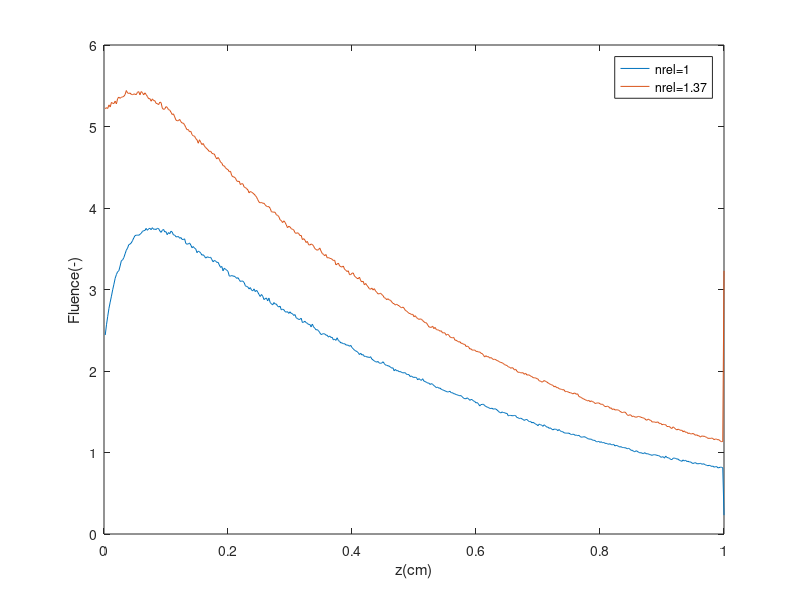

Source code (MATLAB):
A1=[2.4419E-001
 2.5672E-001
 2.6709E-001
 2.7695E-001
 2.8456E-001
 2.9184E-001
 2.9969E-001
 3.0650E-001
 3.1375E-001
 3.1831E-001
 3.2190E-001
 3.2308E-001
 3.2892E-001
 3.3538E-001
 3.3633E-001
 3.3912E-001
 3.4379E-001
 3.4823E-001
 3.5080E-001
 3.5508E-001
 3.5570E-001
 3.5719E-001
 3.6002E-001
 3.6332E-001
 3.6612E-001
 3.6663E-001
 3.6673E-001
 3.6656E-001
 3.6768E-001
 3.6898E-001
 3.7126E-001
 3.7223E-001
 3.7240E-001
 3.7499E-001
 3.7266E-001
 3.7452E-001
 3.7509E-001
 3.7339E-001
 3.7583E-001
 3.7377E-001
 3.7430E-001
 3.7353E-001
 3.7509E-001
 3.7481E-001
 3.7193E-001
 3.7007E-001
 3.7256E-001
 3.7377E-001
 3.7065E-001
 3.7099E-001
 3.6724E-001
 3.6987E-001
 3.6842E-001
 3.7153E-001
 3.7046E-001
 3.6690E-001
 3.6683E-001
 3.6469E-001
 3.6465E-001
 3.6508E-001
 3.6286E-001
 3.6381E-001
 3.6141E-001
 3.6126E-001
 3.6221E-001
 3.5637E-001
 3.5555E-001
 3.5598E-001
 3.5713E-001
 3.5451E-001
 3.5122E-001
 3.5275E-001
 3.5063E-001
 3.4973E-001
 3.4517E-001
 3.4712E-001
 3.4635E-001
 3.4465E-001
 3.4207E-001
 3.4269E-001
 3.4087E-001
 3.3853E-001
 3.3993E-001
 3.3979E-001
 3.3922E-001
 3.3957E-001
 3.3663E-001
 3.3398E-001
 3.3567E-001
 3.3495E-001
 3.3317E-001
 3.3345E-001
 3.3004E-001
 3.2712E-001
 3.2831E-001
 3.2288E-001
 3.2623E-001
 3.2468E-001
 3.2370E-001
 3.2223E-001
 3.1665E-001
 3.1634E-001
 3.1720E-001
 3.1637E-001
 3.1644E-001
 3.1531E-001
 3.1364E-001
 3.1456E-001
 3.1209E-001
 3.0983E-001
 3.1043E-001
 3.1019E-001
 3.0858E-001
 3.0461E-001
 3.0365E-001
 3.0312E-001
 3.0065E-001
 3.0237E-001
 2.9917E-001
 2.9836E-001
 3.0076E-001
 2.9738E-001
 2.9915E-001
 2.9676E-001
 2.9388E-001
 2.9143E-001
 2.9389E-001
 2.9177E-001
 2.8765E-001
 2.8875E-001
 2.8961E-001
 2.8595E-001
 2.8952E-001
 2.8398E-001
 2.8260E-001
 2.8101E-001
 2.8400E-001
 2.8219E-001
 2.8224E-001
 2.7953E-001
 2.7850E-001
 2.7960E-001
 2.7494E-001
 2.7584E-001
 2.7527E-001
 2.7290E-001
 2.7222E-001
 2.7282E-001
 2.7068E-001
 2.7268E-001
 2.7062E-001
 2.7032E-001
 2.6812E-001
 2.6927E-001
 2.6524E-001
 2.6450E-001
 2.6321E-001
 2.6342E-001
 2.6482E-001
 2.5951E-001
 2.5994E-001
 2.6106E-001
 2.5937E-001
 2.5856E-001
 2.5701E-001
 2.5716E-001
 2.5409E-001
 2.5760E-001
 2.5420E-001
 2.5247E-001
 2.5045E-001
 2.5074E-001
 2.4942E-001
 2.4701E-001
 2.4479E-001
 2.4521E-001
 2.4586E-001
 2.4548E-001
 2.4394E-001
 2.4392E-001
 2.4154E-001
 2.4301E-001
 2.4111E-001
 2.4145E-001
 2.3803E-001
 2.3916E-001
 2.3752E-001
 2.4077E-001
 2.3746E-001
 2.3626E-001
 2.3449E-001
 2.3455E-001
 2.3341E-001
 2.3359E-001
 2.3207E-001
 2.3181E-001
 2.3159E-001
 2.3036E-001
 2.3146E-001
 2.2872E-001
 2.2732E-001
 2.2549E-001
 2.2462E-001
 2.2382E-001
 2.2262E-001
 2.2014E-001
 2.2183E-001
 2.1956E-001
 2.2017E-001
 2.1782E-001
 2.1811E-001
 2.1705E-001
 2.1729E-001
 2.1641E-001
 2.1756E-001
 2.1464E-001
 2.1356E-001
 2.1238E-001
 2.1148E-001
 2.1084E-001
 2.1171E-001
 2.0976E-001
 2.0940E-001
 2.0978E-001
 2.1139E-001
 2.0928E-001
 2.0722E-001
 2.0715E-001
 2.0621E-001
 2.0613E-001
 2.0471E-001
 2.0353E-001
 2.0396E-001
 2.0027E-001
 2.0201E-001
 2.0016E-001
 2.0055E-001
 1.9907E-001
 1.9947E-001
 1.9819E-001
 1.9778E-001
 1.9778E-001
 1.9790E-001
 1.9583E-001
 1.9579E-001
 1.9541E-001
 1.9309E-001
 1.9392E-001
 1.9240E-001
 1.9226E-001
 1.9224E-001
 1.9196E-001
 1.8909E-001
 1.9068E-001
 1.8934E-001
 1.8850E-001
 1.9051E-001
 1.8755E-001
 1.8716E-001
 1.8611E-001
 1.8521E-001
 1.8519E-001
 1.8344E-001
 1.8455E-001
 1.8371E-001
 1.8207E-001
 1.8111E-001
 1.7955E-001
 1.8032E-001
 1.7882E-001
 1.7919E-001
 1.7748E-001
 1.7704E-001
 1.7613E-001
 1.7566E-001
 1.7498E-001
 1.7427E-001
 1.7454E-001
 1.7513E-001
 1.7329E-001
 1.7344E-001
 1.7212E-001
 1.7196E-001
 1.7106E-001
 1.7076E-001
 1.6992E-001
 1.6967E-001
 1.6975E-001
 1.6827E-001
 1.6654E-001
 1.6606E-001
 1.6603E-001
 1.6709E-001
 1.6588E-001
 1.6400E-001
 1.6507E-001
 1.6480E-001
 1.6314E-001
 1.6260E-001
 1.6085E-001
 1.6127E-001
 1.5967E-001
 1.5701E-001
 1.5881E-001
 1.5896E-001
 1.5926E-001
 1.5750E-001
 1.5643E-001
 1.5570E-001
 1.5533E-001
 1.5407E-001
 1.5404E-001
 1.5432E-001
 1.5310E-001
 1.5371E-001
 1.5325E-001
 1.5217E-001
 1.5074E-001
 1.4922E-001
 1.4853E-001
 1.4981E-001
 1.4906E-001
 1.4898E-001
 1.4792E-001
 1.4809E-001
 1.4498E-001
 1.4548E-001
 1.4550E-001
 1.4514E-001
 1.4516E-001
 1.4545E-001
 1.4517E-001
 1.4286E-001
 1.4268E-001
 1.4162E-001
 1.4223E-001
 1.4131E-001
 1.4052E-001
 1.3932E-001
 1.4044E-001
 1.4049E-001
 1.3912E-001
 1.3789E-001
 1.3817E-001
 1.3638E-001
 1.3703E-001
 1.3608E-001
 1.3489E-001
 1.3427E-001
 1.3287E-001
 1.3495E-001
 1.3402E-001
 1.3355E-001
 1.3206E-001
 1.3403E-001
 1.3280E-001
 1.3112E-001
 1.3124E-001
 1.2959E-001
 1.3026E-001
 1.2877E-001
 1.2771E-001
 1.2875E-001
 1.2853E-001
 1.2838E-001
 1.2668E-001
 1.2826E-001
 1.2659E-001
 1.2567E-001
 1.2547E-001
 1.2427E-001
 1.2384E-001
 1.2373E-001
 1.2371E-001
 1.2374E-001
 1.2274E-001
 1.2200E-001
 1.2239E-001
 1.2224E-001
 1.2106E-001
 1.2133E-001
 1.2070E-001
 1.2108E-001
 1.1964E-001
 1.1870E-001
 1.1903E-001
 1.1935E-001
 1.1904E-001
 1.1834E-001
 1.1702E-001
 1.1656E-001
 1.1646E-001
 1.1631E-001
 1.1511E-001
 1.1498E-001
 1.1475E-001
 1.1332E-001
 1.1320E-001
 1.1363E-001
 1.1237E-001
 1.1324E-001
 1.1191E-001
 1.1231E-001
 1.1127E-001
 1.1123E-001
 1.1071E-001
 1.1004E-001
 1.1086E-001
 1.0969E-001
 1.0946E-001
 1.1003E-001
 1.0802E-001
 1.0872E-001
 1.0850E-001
 1.0733E-001
 1.0670E-001
 1.0721E-001
 1.0611E-001
 1.0609E-001
 1.0579E-001
 1.0559E-001
 1.0453E-001
 1.0521E-001
 1.0420E-001
 1.0273E-001
 1.0276E-001
 1.0156E-001
 1.0083E-001
 1.0215E-001
 1.0156E-001
 1.0041E-001
 9.9659E-002
 9.9735E-002
 9.9165E-002
 9.8500E-002
 9.9859E-002
 9.8625E-002
 9.8382E-002
 9.8372E-002
 9.7444E-002
 9.7135E-002
 9.6479E-002
 9.7248E-002
 9.7315E-002
 9.6948E-002
 9.6557E-002
 9.6210E-002
 9.5872E-002
 9.4181E-002
 9.4515E-002
 9.4781E-002
 9.3051E-002
 9.5725E-002
 9.3793E-002
 9.3579E-002
 9.2921E-002
 9.1493E-002
 9.1360E-002
 9.3006E-002
 9.3187E-002
 9.2646E-002
 9.1907E-002
 9.2044E-002
 9.0400E-002
 8.9951E-002
 8.9122E-002
 9.0926E-002
 8.9548E-002
 9.0599E-002
 8.8856E-002
 8.9332E-002
 8.8362E-002
 8.8542E-002
 8.7232E-002
 8.6532E-002
 8.7093E-002
 8.7575E-002
 8.6297E-002
 8.6169E-002
 8.6340E-002
 8.6764E-002
 8.5680E-002
 8.5985E-002
 8.5930E-002
 8.4791E-002
 8.4330E-002
 8.3748E-002
 8.4290E-002
 8.3987E-002
 8.2828E-002
 8.3409E-002
 8.1965E-002
 8.2520E-002
 8.2837E-002
 8.1222E-002
 8.1361E-002
 8.2045E-002
 8.1870E-002
 8.1288E-002
 2.3135E-002];
A2=[ 5.2189E-001
 5.2314E-001
 5.2211E-001
 5.2653E-001
 5.2389E-001
 5.2957E-001
 5.2841E-001
 5.2821E-001
 5.3123E-001
 5.2772E-001
 5.3437E-001
 5.3598E-001
 5.3458E-001
 5.3585E-001
 5.3636E-001
 5.3696E-001
 5.3922E-001
 5.4414E-001
 5.4109E-001
 5.4057E-001
 5.4117E-001
 5.3940E-001
 5.3905E-001
 5.3984E-001
 5.3974E-001
 5.3900E-001
 5.4201E-001
 5.4280E-001
 5.3883E-001
 5.4289E-001
 5.4156E-001
 5.3873E-001
 5.4135E-001
 5.3915E-001
 5.3683E-001
 5.3405E-001
 5.3431E-001
 5.3102E-001
 5.3391E-001
 5.3177E-001
 5.3166E-001
 5.2838E-001
 5.2817E-001
 5.2676E-001
 5.2990E-001
 5.2940E-001
 5.2270E-001
 5.2098E-001
 5.2155E-001
 5.2440E-001
 5.2349E-001
 5.2066E-001
 5.2020E-001
 5.1753E-001
 5.1466E-001
 5.1553E-001
 5.1186E-001
 5.0798E-001
 5.0703E-001
 5.0714E-001
 5.0872E-001
 5.0590E-001
 5.0426E-001
 5.0413E-001
 5.0199E-001
 4.9865E-001
 4.9602E-001
 4.9629E-001
 4.9343E-001
 4.9410E-001
 4.9000E-001
 4.8848E-001
 4.8828E-001
 4.8509E-001
 4.8373E-001
 4.7947E-001
 4.8372E-001
 4.8057E-001
 4.7779E-001
 4.7921E-001
 4.7589E-001
 4.7413E-001
 4.7272E-001
 4.7111E-001
 4.6920E-001
 4.6972E-001
 4.6714E-001
 4.6647E-001
 4.6626E-001
 4.6248E-001
 4.6018E-001
 4.6203E-001
 4.5972E-001
 4.5617E-001
 4.5518E-001
 4.5185E-001
 4.5171E-001
 4.4935E-001
 4.4775E-001
 4.4713E-001
 4.4442E-001
 4.4509E-001
 4.3971E-001
 4.3835E-001
 4.3801E-001
 4.3669E-001
 4.3334E-001
 4.3240E-001
 4.3299E-001
 4.2871E-001
 4.2991E-001
 4.2963E-001
 4.2582E-001
 4.2516E-001
 4.2373E-001
 4.2225E-001
 4.1860E-001
 4.2025E-001
 4.1954E-001
 4.1836E-001
 4.1704E-001
 4.1546E-001
 4.1342E-001
 4.1022E-001
 4.0732E-001
 4.0628E-001
 4.0686E-001
 4.0573E-001
 4.0592E-001
 4.0387E-001
 4.0216E-001
 4.0168E-001
 4.0167E-001
 3.9958E-001
 3.9550E-001
 3.9500E-001
 3.9496E-001
 3.9475E-001
 3.9162E-001
 3.9097E-001
 3.8938E-001
 3.8552E-001
 3.8466E-001
 3.8209E-001
 3.8427E-001
 3.8246E-001
 3.7933E-001
 3.7576E-001
 3.7769E-001
 3.7667E-001
 3.7474E-001
 3.7379E-001
 3.7322E-001
 3.6968E-001
 3.6885E-001
 3.6968E-001
 3.6868E-001
 3.6612E-001
 3.6650E-001
 3.6124E-001
 3.6241E-001
 3.6065E-001
 3.5762E-001
 3.5903E-001
 3.5491E-001
 3.5453E-001
 3.5580E-001
 3.5528E-001
 3.5339E-001
 3.5019E-001
 3.4912E-001
 3.4821E-001
 3.4889E-001
 3.5100E-001
 3.4722E-001
 3.4417E-001
 3.4318E-001
 3.4140E-001
 3.4297E-001
 3.3877E-001
 3.3919E-001
 3.3829E-001
 3.3795E-001
 3.3706E-001
 3.3551E-001
 3.3600E-001
 3.3025E-001
 3.3117E-001
 3.3243E-001
 3.2891E-001
 3.2803E-001
 3.2756E-001
 3.2886E-001
 3.2476E-001
 3.2359E-001
 3.2204E-001
 3.2296E-001
 3.1818E-001
 3.1833E-001
 3.1991E-001
 3.2035E-001
 3.1649E-001
 3.1506E-001
 3.1380E-001
 3.1313E-001
 3.1523E-001
 3.1079E-001
 3.0943E-001
 3.1014E-001
 3.0567E-001
 3.0745E-001
 3.0505E-001
 3.0326E-001
 3.0093E-001
 3.0032E-001
 3.0177E-001
 2.9935E-001
 3.0104E-001
 2.9818E-001
 2.9645E-001
 2.9460E-001
 2.9480E-001
 2.9557E-001
 2.9376E-001
 2.9261E-001
 2.8989E-001
 2.8942E-001
 2.8738E-001
 2.8874E-001
 2.8716E-001
 2.8691E-001
 2.8482E-001
 2.8306E-001
 2.8248E-001
 2.8087E-001
 2.8198E-001
 2.8070E-001
 2.8001E-001
 2.7850E-001
 2.7751E-001
 2.7846E-001
 2.7706E-001
 2.7438E-001
 2.7358E-001
 2.7202E-001
 2.7074E-001
 2.7050E-001
 2.6917E-001
 2.6959E-001
 2.6655E-001
 2.6788E-001
 2.6564E-001
 2.6433E-001
 2.6330E-001
 2.6397E-001
 2.6352E-001
 2.6186E-001
 2.6048E-001
 2.5925E-001
 2.5920E-001
 2.5670E-001
 2.5416E-001
 2.5374E-001
 2.5348E-001
 2.5512E-001
 2.5192E-001
 2.5353E-001
 2.5086E-001
 2.5047E-001
 2.5013E-001
 2.4875E-001
 2.4936E-001
 2.4665E-001
 2.4704E-001
 2.4653E-001
 2.4384E-001
 2.4519E-001
 2.4415E-001
 2.4181E-001
 2.4114E-001
 2.4069E-001
 2.4127E-001
 2.3782E-001
 2.3775E-001
 2.3666E-001
 2.3554E-001
 2.3601E-001
 2.3394E-001
 2.3396E-001
 2.3268E-001
 2.3273E-001
 2.3003E-001
 2.3053E-001
 2.2975E-001
 2.2694E-001
 2.2729E-001
 2.2552E-001
 2.2568E-001
 2.2573E-001
 2.2407E-001
 2.2410E-001
 2.2328E-001
 2.2342E-001
 2.2174E-001
 2.2150E-001
 2.1941E-001
 2.1714E-001
 2.1882E-001
 2.1738E-001
 2.1774E-001
 2.1582E-001
 2.1649E-001
 2.1546E-001
 2.1405E-001
 2.1453E-001
 2.1379E-001
 2.1283E-001
 2.1228E-001
 2.1112E-001
 2.1044E-001
 2.1013E-001
 2.0929E-001
 2.0784E-001
 2.0715E-001
 2.0678E-001
 2.0514E-001
 2.0477E-001
 2.0330E-001
 2.0419E-001
 2.0346E-001
 2.0117E-001
 2.0215E-001
 1.9974E-001
 1.9839E-001
 1.9843E-001
 1.9787E-001
 1.9764E-001
 1.9790E-001
 1.9594E-001
 1.9725E-001
 1.9509E-001
 1.9520E-001
 1.9514E-001
 1.9370E-001
 1.9320E-001
 1.9188E-001
 1.9162E-001
 1.9160E-001
 1.9061E-001
 1.9014E-001
 1.8782E-001
 1.8767E-001
 1.8635E-001
 1.8699E-001
 1.8834E-001
 1.8732E-001
 1.8665E-001
 1.8545E-001
 1.8464E-001
 1.8355E-001
 1.8302E-001
 1.8236E-001
 1.8058E-001
 1.8154E-001
 1.7942E-001
 1.7968E-001
 1.7829E-001
 1.7788E-001
 1.7743E-001
 1.7687E-001
 1.7703E-001
 1.7458E-001
 1.7491E-001
 1.7448E-001
 1.7379E-001
 1.7326E-001
 1.7309E-001
 1.7179E-001
 1.7290E-001
 1.7267E-001
 1.7139E-001
 1.7201E-001
 1.6862E-001
 1.6820E-001
 1.6749E-001
 1.6609E-001
 1.6566E-001
 1.6477E-001
 1.6413E-001
 1.6320E-001
 1.6393E-001
 1.6232E-001
 1.6342E-001
 1.6239E-001
 1.6169E-001
 1.6018E-001
 1.6050E-001
 1.6084E-001
 1.6084E-001
 1.5982E-001
 1.5902E-001
 1.5937E-001
 1.5767E-001
 1.5641E-001
 1.5633E-001
 1.5689E-001
 1.5624E-001
 1.5422E-001
 1.5484E-001
 1.5271E-001
 1.5357E-001
 1.5231E-001
 1.5226E-001
 1.5242E-001
 1.5194E-001
 1.5064E-001
 1.4970E-001
 1.4897E-001
 1.4941E-001
 1.4973E-001
 1.4823E-001
 1.4613E-001
 1.4535E-001
 1.4640E-001
 1.4571E-001
 1.4405E-001
 1.4474E-001
 1.4366E-001
 1.4332E-001
 1.4367E-001
 1.4427E-001
 1.4392E-001
 1.4331E-001
 1.4273E-001
 1.4244E-001
 1.4166E-001
 1.4007E-001
 1.3969E-001
 1.4115E-001
 1.3973E-001
 1.3944E-001
 1.3746E-001
 1.3753E-001
 1.3749E-001
 1.3681E-001
 1.3738E-001
 1.3727E-001
 1.3532E-001
 1.3578E-001
 1.3402E-001
 1.3467E-001
 1.3426E-001
 1.3406E-001
 1.3191E-001
 1.3187E-001
 1.3194E-001
 1.3018E-001
 1.2946E-001
 1.3149E-001
 1.3035E-001
 1.2854E-001
 1.2772E-001
 1.2864E-001
 1.2809E-001
 1.2708E-001
 1.2742E-001
 1.2540E-001
 1.2656E-001
 1.2468E-001
 1.2501E-001
 1.2327E-001
 1.2399E-001
 1.2282E-001
 1.2284E-001
 1.2338E-001
 1.2243E-001
 1.2113E-001
 1.2174E-001
 1.2055E-001
 1.2047E-001
 1.1887E-001
 1.2035E-001
 1.1990E-001
 1.2002E-001
 1.1931E-001
 1.1851E-001
 1.1734E-001
 1.1754E-001
 1.1720E-001
 1.1778E-001
 1.1711E-001
 1.1577E-001
 1.1651E-001
 1.1642E-001
 1.1561E-001
 1.1570E-001
 1.1404E-001
 1.1334E-001
 1.1347E-001
 3.2290E-001];
F1=A1/0.1;
F2=A2/0.1;
z=[0.002:0.002:1];
plot(z,F1,z,F2);
xlabel('z(cm)');
ylabel('Fluence(-)');
legend('nrel=1','nrel=1.37');